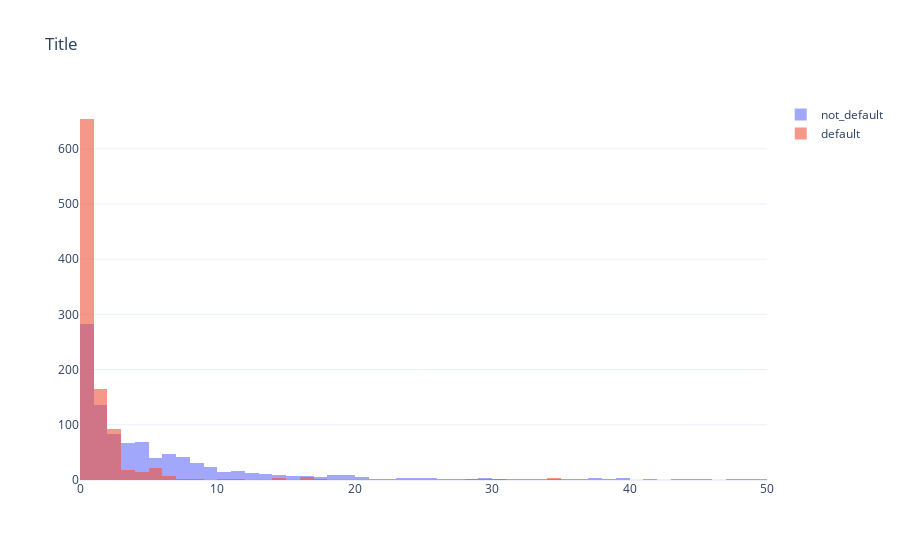

The notebook cell this image was saved under:
### Markdown cell above
## 2. "num_arch_ok_0_12m"

This variable has too many unique values to be considered categorical. We can take 3 different approaches to explore it: numerical, boolean and binned.

Let's first look at it as a numerical variable and verify whether its behavious for default and not_default differs significantly.

### Code cell
fig = go.Figure()

fig.add_trace(
    go.Histogram(
        x=not_default.num_arch_ok_0_12m.sample(1000, replace=True, random_state=42),
        name="not_default",
        histfunc="count",
        # histnorm='probability',
        xbins=dict(start=-1, end=50, size=1),
    )
)

fig.add_trace(
    go.Histogram(
        x=default.num_arch_ok_0_12m.sample(1000, replace=True, random_state=42),
        name="default",
        histfunc="count",
        # histnorm='probability',
        xbins=dict(start=-1, end=50, size=1),
    )
)

fig.update_layout(title="Title", barmode="overlay")

fig.update_traces(opacity=0.6)
fig.show()

### Figure 1 — Plotly figure (JSON) as saved in the notebook; plotly's stock layout.template omitted (floating-point values rounded to 4 significant figures; data arrays with more than 128 entries replaced by an {"elided": "..."} marker saying what was removed)
{"data": [{"histfunc": "count", "name": "not_default", "opacity": 0.6, "type": "histogram", "x": {"elided": "1000 int values"}, "xbins": {"end": 50, "size": 1, "start": -1}}, {"histfunc": "count", "name": "default", "opacity": 0.6, "type": "histogram", "x": {"elided": "1000 int values"}, "xbins": {"end": 50, "size": 1, "start": -1}}], "layout": {"barmode": "overlay", "title": {"text": "Title"}}}
